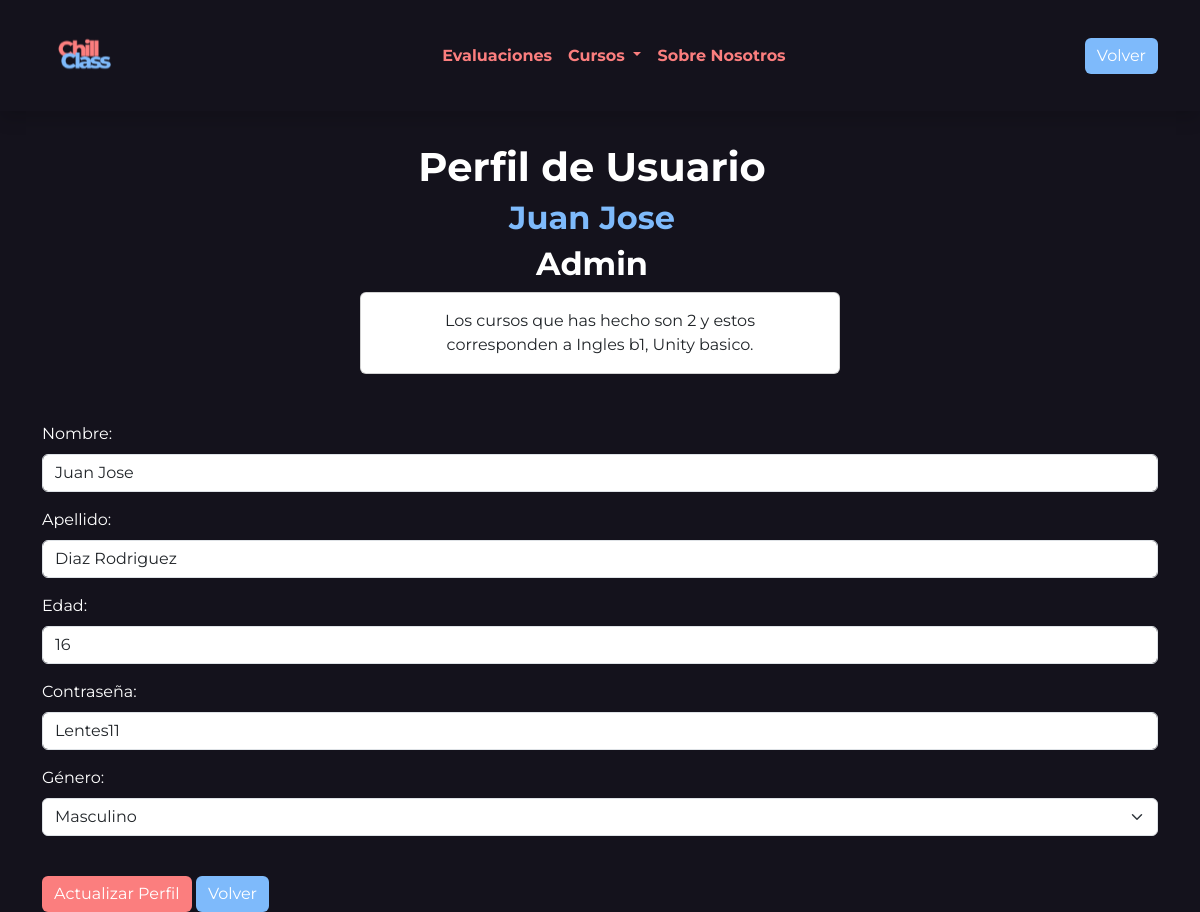
Screenshot of /profile.php (signed in) with the database file from the repository.
### tables this page shows
CREATE TABLE `persona` (
  `id_persona` int(12) NOT NULL,
  `nombre` varchar(50) DEFAULT NULL,
  `apellido` varchar(50) DEFAULT NULL,
  `edad` int(3) DEFAULT NULL,
  `cod_genero` varchar(10) DEFAULT NULL,
  `contrasena` varchar(20) DEFAULT NULL,
  `tipo_persona` varchar(10) DEFAULT NULL,
  PRIMARY KEY (`id_persona`),
  KEY `tipo_persona` (`tipo_persona`),
  KEY `cod_genero` (`cod_genero`),
  CONSTRAINT `persona_ibfk_1` FOREIGN KEY (`tipo_persona`) REFERENCES `tipo_persona` (`tipo_persona`),
  CONSTRAINT `persona_ibfk_2` FOREIGN KEY (`tipo_persona`) REFERENCES `tipo_persona` (`tipo_persona`),
  CONSTRAINT `persona_ibfk_3` FOREIGN KEY (`cod_genero`) REFERENCES `genero` (`cod_genero`)
);

CREATE TABLE `tipo_persona` (
  `tipo_persona` varchar(10) NOT NULL,
  `descripcion` text DEFAULT NULL,
  PRIMARY KEY (`tipo_persona`)
);

### profile.php (the view, shortened to what this page needs)
<?php
$usuario = $_SESSION['id'];
?>
<!DOCTYPE html>
<html>
<head>
    <link rel="stylesheet" href="./assets/styles/normalize.css">
    <link rel="stylesheet" href="./assets/styles/styles.css">
    <link rel="stylesheet" href="./assets/libs/node_modules/bootstrap/dist/css/bootstrap.css">
    <link rel="stylesheet" href="https://pro.fontawesome.com/releases/v5.10.0/css/all.css" />
    <link rel="stylesheet" href="https://cdn.jsdelivr.net/npm/bootstrap-icons@1.10.5/font/bootstrap-icons.css">
</head>
<body class="oscuro">
<nav class="navbar sticky-top navbar-expand-lg oscuro shadow justify-content-between">
        <div class="container">
            <a class="navbar-brand" href="index_persona.php">
                <img src="./assets/img/logo/Logo-colores.svg" alt="Bootstrap" width="85" height="85">
            </a>
            <div class="collapse navbar-collapse align-items-center justify-content-center" id="navbarNavAltMarkup">
                <ul class="navbar-nav menu text-center">
                    <li class="nav-item dropdown">
                        <a class="nav-link fw-bold " href="presentar_chillclass.php" role="button" aria-expanded="false">
                            Evaluaciones
                        </a>
                    </li>
                    <li class="nav-item dropdown">
                        <a class="nav-link fw-bold dropdown-toggle" href="#" role="button" data-bs-toggle="dropdown" aria-expanded="false">
                            Cursos
                        </a>
                    </li>
                    <li class="nav-item">
                        <a class="nav-link fw-bold" href="sobre_nosotros.php">Sobre Nosotros</a>
                    </li>
                </ul>
            </div>
            <a href="index_persona.php"><button class="btn btn-secondary active">Volver</button></a>
        </div>
    </nav>
    <?php
        $mysql_host = 'localhost';
        $mysql_user = 'root';
        $password = '';
        $dbhandle = mysqli_connect ($mysql_host, $mysql_user, $password) or die('Problemas de conexión a la BD');
        $result = mysqli_query($dbhandle, "select a.id_persona, a.nombre, a.apellido, a.edad, a.contrasena, b.cod_genero, b.descripcion descripcion_1, c.tipo_persona, c.descripcion FROM persona a, genero b, tipo_persona c where a.cod_genero= b.cod_genero and a.tipo_persona= c.tipo_persona and a.id_persona=$usuario;") or die(mysqli_error($dbhandle));
        if (mysqli_num_rows($result) > 0) {
            $row = mysqli_fetch_assoc($result);
    ?>
    <div style="margin-left: -1rem; text-align:center; margin-top: 2rem;" class="">
        <h1 class="fw-bold tx-blanco">Perfil de Usuario</h1>
        <h2 class="fw-bold tx-azul mt-1"> <?php echo $row['nombre']; ?></h2>
        <h2 class="fw-bold tx-blanco mt-1"> <?php echo $row['descripcion']; ?></h2>
    </div>
    <?php
        }
    ?>
<?php
    $descripcion_cursos = "";
    $result = mysqli_query($dbhandle, "SELECT b.id_persona, b.nombre, d.cod_curso, d.descripcion, a.fecha_registro FROM persona_curso a, persona b, curso d WHERE b.id_persona = a.id_persona AND d.cod_curso = a.cod_curso AND b.id_persona= '".$usuario."'") or die(mysqli_error($dbhandle));
    $registros = mysqli_num_rows($result);
    if ($registros <= 0) {
    } else {
        while ($row_cursos = mysqli_fetch_assoc($result)) {
            $descripcion_curso = $row_cursos['descripcion'];
            $descripcion_cursos .= $descripcion_curso . ", ";
        }
        $descripcion_cursos = rtrim($descripcion_cursos, ", ");
    }
    ?>
    <div class='card container' style='width: 30rem; text-align:center;'>
        <div class='card-body'>
            <p class='card-text'>
                <?php
                if ($registros > 0) {
                    echo "Los cursos que has hecho son " . $registros . " y estos corresponden a " . $descripcion_cursos . ".";
                }
                else{
                    echo "<h1 class='fs-5 tx-oscuro text-uppercase'>No se encontraron cursos</h1>";
                }
                ?>
            </p>
        </div>
    </div>
    <div class="container mt-5">
        <form action="act_perfil.php" method="POST">
            <?php
            try {
                $conexion = new PDO('mysql:host=localhost;port=3306;dbname=chillclass;', 'root', '');
            } catch (PDOException $e) {
                echo "Fallo la conexión ".$e->getMessage();
            }
            try {
                $persona = $conexion->query("select a.id_persona, a.nombre, a.apellido, a.edad, a.contrasena, b.cod_genero, b.descripcion descripcion_1 FROM persona a, genero b where a.cod_genero= b.cod_genero and id_persona='".$usuario."'");
                $persona->setFetchMode(PDO::FETCH_ASSOC);
                $row = $persona->fetch();
                $vnombre=$row['nombre'];
                $vapellido=$row['apellido'];
                $vedad=$row['edad'];
                $vcontraseña=$row['contrasena'];
                $vgenero=$row['descripcion_1'];
            } catch (PDOException $e) {
                echo 'Error' . $e->getMessage();
            }
            try {
                $consulta = $conexion->query("select cod_genero, descripcion from genero");
                $consulta->setFetchMode(PDO::FETCH_ASSOC);
            } catch (PDOException $e) {
                echo $e->getMessage();
            }
            ?>
            <div class="mb-3">
                <label for="nombre" class="form-label tx-blanco">Nombre:</label>
                <input type="text" class="form-control" id="nombre" name="nombre" value="<?php echo $vnombre; ?>">
            </div>
            <div class="mb-3">
                <label for="apellido" class="form-label tx-blanco">Apellido:</label>
                <input type="text" class="form-control" id="apellido" name="apellido" value="<?php echo $vapellido; ?>">
            </div>
            <div class="mb-3">
                <label for="edad" class="form-label tx-blanco">Edad:</label>
                <input type="text" class="form-control" id="edad" name="edad" value="<?php echo $vedad; ?>">
            </div>
            <div class="mb-3">
                <label for="contraseña" class="form-label tx-blanco">Contraseña:</label>
                <input type="text" class="form-control" id="contraseña" name="contrasena" value="<?php echo $vcontraseña; ?>">
            </div>
            <div class="mb-3">
                <label for="genero" class="form-label tx-blanco">Género:</label>
                <select id="genero" name="genero" class="form-select">
                    <?php
                    while ($row = $consulta->fetch()) {
                        if ($vgenero == $row['cod_genero']) {
                            echo "<option value=".$row['cod_genero']." selected>".$row['descripcion']."</option>";
                        } else {
                            echo "<option value=".$row['cod_genero'].">".$row['descripcion']."</option>";
                        }
                    }
                    ?>
                </select>
            </div>
            <input type="submit" class="btn btn-primary mt-4" value="Actualizar Perfil">
            <a href="index_persona.php" class="btn btn-secondary mt-4">Volver</a>
        </form>
    </div>
</body>
</html>

### assets/styles/styles.css (style rules this page uses)
:root { --Light-Blue: #7EBAFB; --Ligt-Pink: #FB7E7E; --Gray-Nigt: #14121C; --Gray-Nigt-Input: rgba(20, 18, 28, 0.9); --White: #FFFFFF; --Black: #000000; }
* { font-family: 'Montserrat', sans-serif; }
.oscuro { background: var(--Gray-Nigt) !important; }
.tx-blanco { color: var(--White) !important; }
.tx-azul { color: var(--Light-Blue) !important; }
.btn-primary { background: var(--Ligt-Pink) !important; border: var(--Ligt-Pink) !important; }
.btn-secondary { background: var(--Light-Blue) !important; border: var(--Light-Blue) !important; }
.active { background: var(--Light-Blue) !important; }
.menu li a { transition: all 0.3s ease; color: var(--Ligt-Pink); }

### rows the page displays
persona: nombre "Juan Jose", tipo_persona.descripcion "Admin", apellido "Diaz Rodriguez", edad "16", contrasena "Lentes11"

### other values shown
$registros "2"
$descripcion_cursos "Ingles b1, Unity basico"
form field genero "Masculino"
